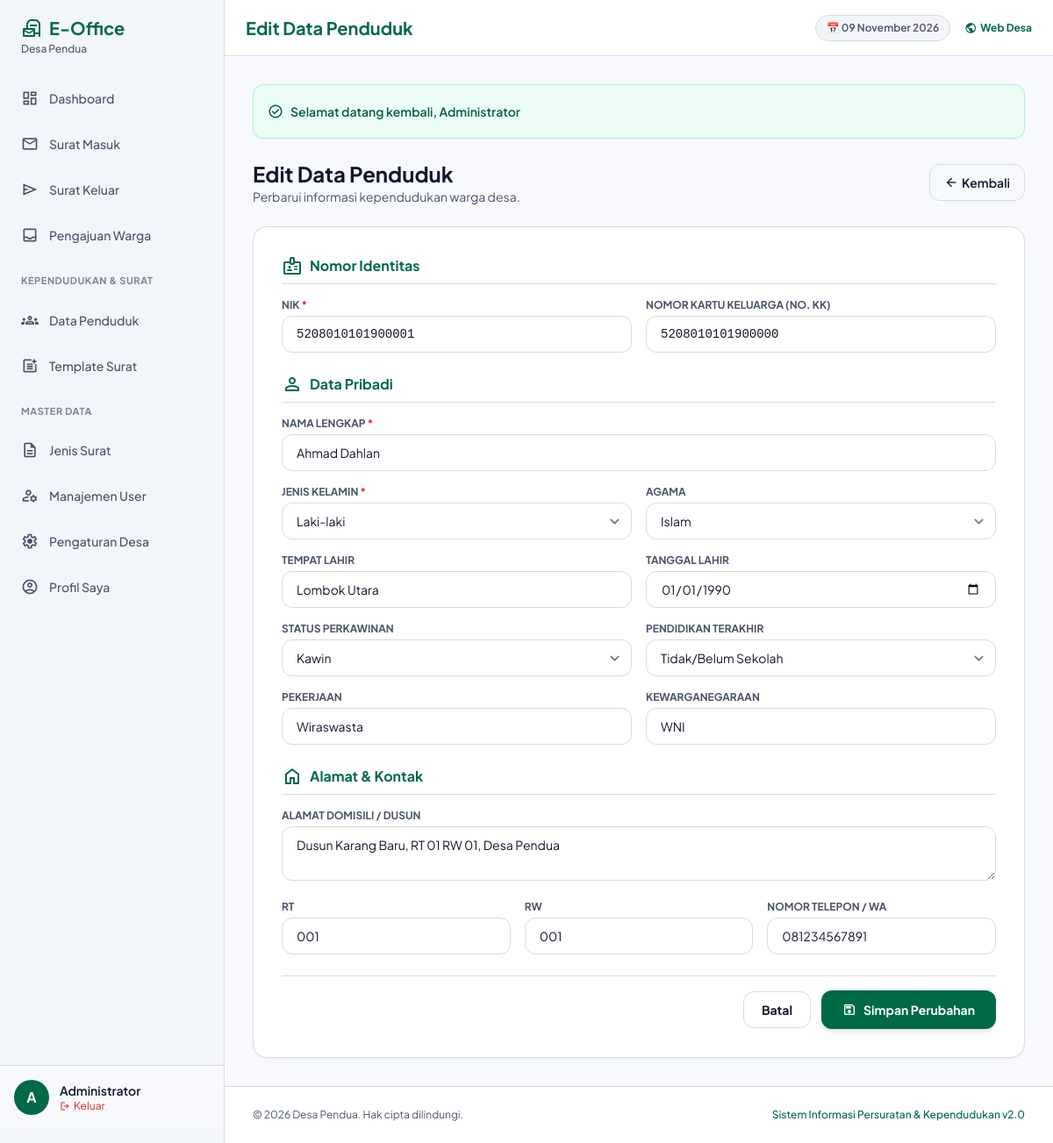
Page /admin/penduduk/edit.php?id=1 (signed in) on the committed database.
### tables this page shows
CREATE TABLE profil_desa (
    id INT PRIMARY KEY DEFAULT 1,
    nama VARCHAR(100) NOT NULL,
    alamat TEXT,
    telepon VARCHAR(20),
    email VARCHAR(100),
    logo VARCHAR(255),
    nama_kades VARCHAR(100),
    nip_kades VARCHAR(50)
);

CREATE TABLE penduduk (
    id INT AUTO_INCREMENT PRIMARY KEY,
    nik VARCHAR(20) NOT NULL UNIQUE,
    no_kk VARCHAR(20),
    nama_lengkap VARCHAR(100) NOT NULL,
    jenis_kelamin ENUM('Laki-laki', 'Perempuan') NOT NULL,
    tempat_lahir VARCHAR(100),
    tanggal_lahir DATE,
    agama VARCHAR(30) DEFAULT 'Islam',
    pendidikan VARCHAR(50),
    pekerjaan VARCHAR(100),
    status_perkawinan VARCHAR(50) DEFAULT 'Belum Kawin',
    kewarganegaraan VARCHAR(10) DEFAULT 'WNI',
    alamat TEXT,
    rt VARCHAR(5) DEFAULT '001',
    rw VARCHAR(5) DEFAULT '001',
    telepon VARCHAR(20),
    dibuat_pada TIMESTAMP DEFAULT CURRENT_TIMESTAMP
);

### admin/penduduk/edit.php (the view, shortened to what the rows shown need)
<?php
$page_title = "Edit Data Penduduk";
require_once __DIR__ . '/../../includes/auth.php';
$id = (int)($_GET['id'] ?? 0);
$stmt = $pdo->prepare("SELECT * FROM penduduk WHERE id = ?");
$stmt->execute([$id]);
$citizen = $stmt->fetch();
require_once __DIR__ . '/../../includes/header.php';
require_once __DIR__ . '/../../includes/sidebar.php';
?>
<div class="max-w-4xl mx-auto">
    <div class="flex items-center justify-between mb-6">
        <div>
            <h2 class="text-2xl font-bold text-on-surface">Edit Data Penduduk</h2>
        </div>
    </div>
    <form action="" method="POST" class="bg-white rounded-2xl border border-outline-variant shadow-sm p-6 sm:p-8 space-y-6">
        <div>
            <div class="grid grid-cols-1 sm:grid-cols-2 gap-4">
                <div>
                    <label class="block text-xs font-bold uppercase text-on-surface-variant mb-1">NIK <span class="text-error">*</span></label>
                    <input type="text" name="nik" maxlength="20" required value="<?= htmlspecialchars($citizen['nik']) ?>"
                        class="w-full px-4 py-2.5 border border-outline-variant rounded-xl focus:ring-2 focus:ring-primary outline-none text-sm font-mono">
                </div>
                <div>
                    <label class="block text-xs font-bold uppercase text-on-surface-variant mb-1">Nomor Kartu Keluarga (No. KK)</label>
                    <input type="text" name="no_kk" maxlength="20" value="<?= htmlspecialchars($citizen['no_kk'] ?? '') ?>"
                        class="w-full px-4 py-2.5 border border-outline-variant rounded-xl focus:ring-2 focus:ring-primary outline-none text-sm font-mono">
                </div>
            </div>
        </div>
        <div>
            <div class="grid grid-cols-1 sm:grid-cols-2 gap-4">
                <div class="sm:col-span-2">
                    <label class="block text-xs font-bold uppercase text-on-surface-variant mb-1">Nama Lengkap <span class="text-error">*</span></label>
                    <input type="text" name="nama_lengkap" required value="<?= htmlspecialchars($citizen['nama_lengkap']) ?>"
                        class="w-full px-4 py-2.5 border border-outline-variant rounded-xl focus:ring-2 focus:ring-primary outline-none text-sm">
                </div>
                <div>
                    <label class="block text-xs font-bold uppercase text-on-surface-variant mb-1">Jenis Kelamin <span class="text-error">*</span></label>
                    <select name="jenis_kelamin" required class="w-full px-4 py-2.5 border border-outline-variant rounded-xl focus:ring-2 focus:ring-primary outline-none text-sm bg-white">
                        <option value="Laki-laki" <?= $citizen['jenis_kelamin'] === 'Laki-laki' ? 'selected' : '' ?>>Laki-laki</option>
                    </select>
                </div>
                <div>
                    <label class="block text-xs font-bold uppercase text-on-surface-variant mb-1">Agama</label>
                    <select name="agama" class="w-full px-4 py-2.5 border border-outline-variant rounded-xl focus:ring-2 focus:ring-primary outline-none text-sm bg-white">
                        <?php foreach (['Islam', 'Kristen', 'Katolik', 'Hindu', 'Buddha', 'Khonghucu'] as $ag): ?>
                            <option value="<?= $ag ?>" <?= $citizen['agama'] === $ag ? 'selected' : '' ?>><?= $ag ?></option>
                        <?php endforeach; ?>
                    </select>
                </div>
                <div>
                    <label class="block text-xs font-bold uppercase text-on-surface-variant mb-1">Tempat Lahir</label>
                    <input type="text" name="tempat_lahir" value="<?= htmlspecialchars($citizen['tempat_lahir'] ?? '') ?>"
                        class="w-full px-4 py-2.5 border border-outline-variant rounded-xl focus:ring-2 focus:ring-primary outline-none text-sm">
                </div>
                <div>
                    <label class="block text-xs font-bold uppercase text-on-surface-variant mb-1">Tanggal Lahir</label>
                    <input type="date" name="tanggal_lahir" value="<?= $citizen['tanggal_lahir'] ?>"
                        class="w-full px-4 py-2.5 border border-outline-variant rounded-xl focus:ring-2 focus:ring-primary outline-none text-sm">
                </div>
                <div>
                    <label class="block text-xs font-bold uppercase text-on-surface-variant mb-1">Status Perkawinan</label>
                    <select name="status_perkawinan" class="w-full px-4 py-2.5 border border-outline-variant rounded-xl focus:ring-2 focus:ring-primary outline-none text-sm bg-white">
                        <?php foreach (['Belum Kawin', 'Kawin', 'Cerai Hidup', 'Cerai Mati'] as $st): ?>
                            <option value="<?= $st ?>" <?= $citizen['status_perkawinan'] === $st ? 'selected' : '' ?>><?= $st ?></option>
                        <?php endforeach; ?>
                    </select>
                </div>
                <div>
                    <label class="block text-xs font-bold uppercase text-on-surface-variant mb-1">Pekerjaan</label>
                    <input type="text" name="pekerjaan" value="<?= htmlspecialchars($citizen['pekerjaan'] ?? '') ?>"
                        class="w-full px-4 py-2.5 border border-outline-variant rounded-xl focus:ring-2 focus:ring-primary outline-none text-sm">
                </div>
                <div>
                    <label class="block text-xs font-bold uppercase text-on-surface-variant mb-1">Kewarganegaraan</label>
                    <input type="text" name="kewarganegaraan" value="<?= htmlspecialchars($citizen['kewarganegaraan'] ?? 'WNI') ?>"
                        class="w-full px-4 py-2.5 border border-outline-variant rounded-xl focus:ring-2 focus:ring-primary outline-none text-sm">
                </div>
            </div>
        </div>
        <div>
            <div class="grid grid-cols-1 sm:grid-cols-3 gap-4">
                <div class="sm:col-span-3">
                    <label class="block text-xs font-bold uppercase text-on-surface-variant mb-1">Alamat Domisili / Dusun</label>
                    <textarea name="alamat" rows="2"
                        class="w-full px-4 py-2.5 border border-outline-variant rounded-xl focus:ring-2 focus:ring-primary outline-none text-sm"><?= htmlspecialchars($citizen['alamat'] ?? '') ?></textarea>
                </div>
                <div>
                    <label class="block text-xs font-bold uppercase text-on-surface-variant mb-1">RT</label>
                    <input type="text" name="rt" value="<?= htmlspecialchars($citizen['rt'] ?? '001') ?>"
                        class="w-full px-4 py-2.5 border border-outline-variant rounded-xl focus:ring-2 focus:ring-primary outline-none text-sm">
                </div>
                <div>
                    <label class="block text-xs font-bold uppercase text-on-surface-variant mb-1">RW</label>
                    <input type="text" name="rw" value="<?= htmlspecialchars($citizen['rw'] ?? '001') ?>"
                        class="w-full px-4 py-2.5 border border-outline-variant rounded-xl focus:ring-2 focus:ring-primary outline-none text-sm">
                </div>
                <div>
                    <label class="block text-xs font-bold uppercase text-on-surface-variant mb-1">Nomor Telepon / WA</label>
                    <input type="tel" name="telepon" value="<?= htmlspecialchars($citizen['telepon'] ?? '') ?>"
                        class="w-full px-4 py-2.5 border border-outline-variant rounded-xl focus:ring-2 focus:ring-primary outline-none text-sm">
                </div>
            </div>
        </div>
    </form>
</div>
<?php require_once __DIR__ . '/../../includes/footer.php'; ?>

### includes/sidebar.php (shortened to what the rows shown need)
<?php if (is_logged_in()): ?>
<aside id="admin-sidebar" class="h-screen w-64 fixed left-0 top-0 bg-surface-container-low border-r border-outline-variant shadow-lg md:shadow-none flex flex-col py-4 z-40 transform -translate-x-full md:translate-x-0 transition-transform duration-300 ease-in-out">
    <div class="px-6 mb-6 flex items-center justify-between">
        <div>
            <h1 class="text-xl text-primary font-bold flex items-center gap-2">
                <span class="material-symbols-outlined text-2xl">local_post_office</span> E-Office
            </h1>
            <p class="text-xs text-on-surface-variant font-medium"><?= htmlspecialchars(get_village_profile()['nama']) ?></p>
        </div>
    </div>
    <nav class="flex-1 space-y-1 overflow-y-auto px-3">
        <a class="flex items-center gap-3 px-3 py-2.5 rounded-xl font-medium text-sm text-on-surface-variant hover:bg-surface-container-high hover:text-primary transition-all" href="<?= base_url('admin/index.php') ?>">
            <span class="material-symbols-outlined text-xl">dashboard</span>
            Dashboard
        </a>
        <a class="flex items-center gap-3 px-3 py-2.5 rounded-xl font-medium text-sm text-on-surface-variant hover:bg-surface-container-high hover:text-primary transition-all" href="<?= base_url('admin/surat-masuk/index.php') ?>">
            <span class="material-symbols-outlined text-xl">mail</span>
            Surat Masuk
        </a>
        <a class="flex items-center gap-3 px-3 py-2.5 rounded-xl font-medium text-sm text-on-surface-variant hover:bg-surface-container-high hover:text-primary transition-all" href="<?= base_url('admin/surat-keluar/index.php') ?>">
            <span class="material-symbols-outlined text-xl">send</span>
            Surat Keluar
        </a>
        <a class="flex items-center gap-3 px-3 py-2.5 rounded-xl font-medium text-sm text-on-surface-variant hover:bg-surface-container-high hover:text-primary transition-all" href="<?= base_url('admin/pengajuan/index.php') ?>">
            <span class="material-symbols-outlined text-xl">inbox</span>
            Pengajuan Warga
        </a>
        <div class="pt-4 pb-2 px-3 text-[11px] font-bold text-on-surface-variant/70 uppercase tracking-wider">Kependudukan & Surat</div>
        <a class="flex items-center gap-3 px-3 py-2.5 rounded-xl font-medium text-sm text-on-surface-variant hover:bg-surface-container-high hover:text-primary transition-all" href="<?= base_url('admin/penduduk/index.php') ?>">
            <span class="material-symbols-outlined text-xl">groups</span>
            Data Penduduk
        </a>
        <a class="flex items-center gap-3 px-3 py-2.5 rounded-xl font-medium text-sm text-on-surface-variant hover:bg-surface-container-high hover:text-primary transition-all" href="<?= base_url('admin/surat/buat.php') ?>">
            <span class="material-symbols-outlined text-xl">post_add</span>
            Template Surat
        </a>
        <div class="pt-4 pb-2 px-3 text-[11px] font-bold text-on-surface-variant/70 uppercase tracking-wider">Master Data</div>
        <a class="flex items-center gap-3 px-3 py-2.5 rounded-xl font-medium text-sm text-on-surface-variant hover:bg-surface-container-high hover:text-primary transition-all" href="<?= base_url('admin/master/jenis-surat.php') ?>">
            <span class="material-symbols-outlined text-xl">description</span>
            Jenis Surat
        </a>
        <a class="flex items-center gap-3 px-3 py-2.5 rounded-xl font-medium text-sm text-on-surface-variant hover:bg-surface-container-high hover:text-primary transition-all" href="<?= base_url('admin/users/index.php') ?>">
            <span class="material-symbols-outlined text-xl">manage_accounts</span>
            Manajemen User
        </a>
        <a class="flex items-center gap-3 px-3 py-2.5 rounded-xl font-medium text-sm text-on-surface-variant hover:bg-surface-container-high hover:text-primary transition-all" href="<?= base_url('admin/settings/desa.php') ?>">
            <span class="material-symbols-outlined text-xl">settings</span>
            Pengaturan Desa
        </a>
        <a class="flex items-center gap-3 px-3 py-2.5 rounded-xl font-medium text-sm text-on-surface-variant hover:bg-surface-container-high hover:text-primary transition-all" href="<?= base_url('admin/profil.php') ?>">
            <span class="material-symbols-outlined text-xl">account_circle</span>
            Profil Saya
        </a>
    </nav>
    <div class="px-4 py-4 border-t border-outline-variant bg-white/40">
        <div class="flex items-center gap-3">
            <div class="w-10 h-10 rounded-full bg-primary flex items-center justify-center text-white font-bold shrink-0">
                <?= strtoupper(substr($_SESSION['full_name'] ?? 'A', 0, 1)) ?>
            </div>
            <div class="overflow-hidden flex-1">
                <p class="text-sm font-semibold truncate text-on-surface"><?= htmlspecialchars($_SESSION['full_name'] ?? 'User') ?></p>
                <a href="<?= base_url('logout.php') ?>" class="text-xs text-error hover:underline flex items-center gap-1">
                    <span class="material-symbols-outlined text-xs">logout</span> Keluar
                </a>
            </div>
        </div>
    </div>
</aside>
<main class="ml-0 md:ml-64 min-h-screen flex flex-col transition-all">
    <header class="w-full sticky top-0 z-20 bg-white/95 backdrop-blur-md border-b border-outline-variant flex justify-between items-center h-16 px-4 sm:px-6">
        <div class="flex items-center gap-3">
            <h2 class="text-lg sm:text-xl font-bold text-primary truncate"><?= $page_title ?? 'Dashboard' ?></h2>
        </div>
        <div class="flex items-center gap-4">
            <span class="hidden sm:inline-block text-xs font-semibold px-3 py-1.5 rounded-full bg-surface-container-low text-on-surface-variant border border-outline-variant">
                📅 <?= format_date(date('Y-m-d')) ?>
            </span>
            <a href="<?= base_url() ?>" target="_blank" class="text-xs font-bold text-primary hover:underline flex items-center gap-1" title="Lihat Website">
                <span class="material-symbols-outlined text-sm">public</span> Web Desa
            </a>
        </div>
    </header>
    <div class="p-4 sm:p-6 lg:p-8 flex-1">
        <?php $flash = get_flash(); if ($flash): ?>
            <div class="mb-6 p-4 rounded-xl shadow-sm border <?= $flash['type'] === 'success' ? 'bg-emerald-50 text-emerald-800 border-emerald-200' : 'bg-red-50 text-red-800 border-red-200' ?> flex items-center justify-between">
                <div class="flex items-center gap-2">
                    <span class="material-symbols-outlined text-lg"><?= $flash['type'] === 'success' ? 'check_circle' : 'error' ?></span>
                    <span class="text-sm font-semibold"><?= $flash['message'] ?></span>
                </div>
            </div>
        <?php endif; ?>
<?php endif; ?>

### includes/footer.php (shortened to what the rows shown need)
<?php if (is_logged_in()): ?>
    </div>
    <footer class="mt-auto border-t border-outline-variant bg-white py-4 sm:py-6 px-4 sm:px-8">
        <div class="flex flex-col sm:flex-row justify-between items-center gap-2 text-xs text-on-surface-variant">
            <p>&copy; <?= date('Y') ?> <?= htmlspecialchars(get_village_profile()['nama']) ?>. Hak cipta dilindungi.</p>
            <p class="font-medium text-primary">Sistem Informasi Persuratan & Kependudukan v2.0</p>
        </div>
    </footer>
</main>
<?php endif; ?>
</body>
</html>

### rows in the picture
profil_desa: nama "Desa Pendua"
penduduk: nik "5208010101900001", no_kk "5208010101900000", nama_lengkap "Ahmad Dahlan", jenis_kelamin "Laki-laki", agama "Islam", tempat_lahir "Lombok Utara", tanggal_lahir "01/01/1990", status_perkawinan "Kawin", pekerjaan "Wiraswasta", kewarganegaraan "WNI", alamat "Dusun Karang Baru, RT 01 RW 01, Desa Pendua", rt "001", rw "001", telepon "081234567891"

### other values in the picture
substr($_SESSION['full_name'] ?? 'A', 0, 1) "A"
$_SESSION['full_name'] "Administrator"
$page_title "Edit Data Penduduk"
$flash['message'] "Selamat datang kembali, Administrator"
form field pendidikan "Tidak/Belum Sekolah"
